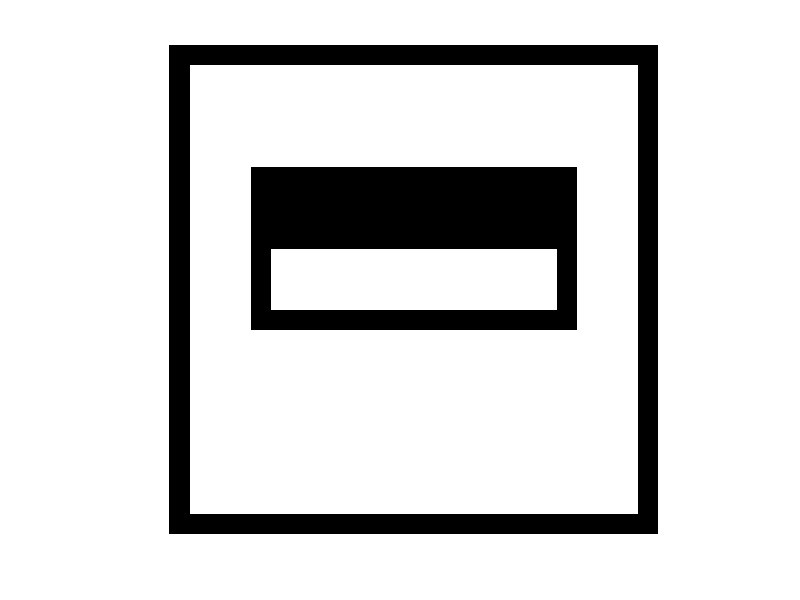
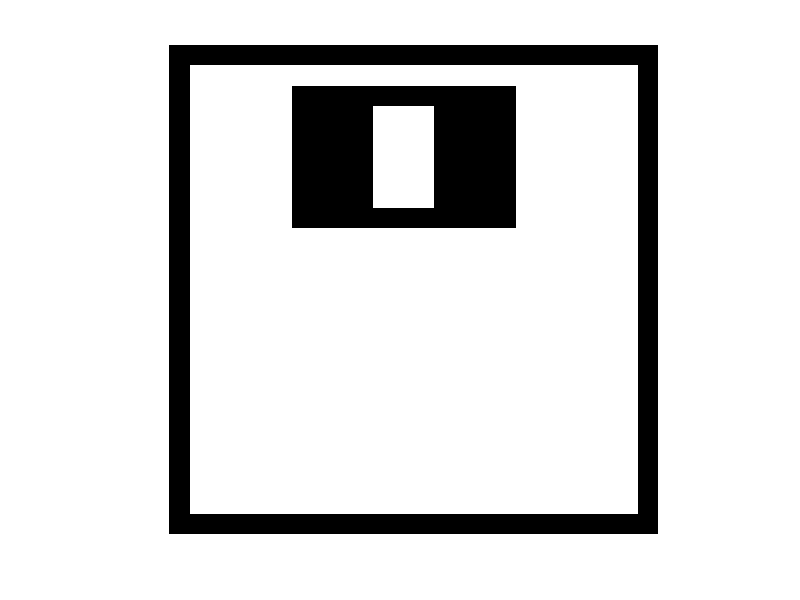

MATLAB code for these plots, in order:
% Copying best Haar features from Viola-Jones article 

close all;
a=1;
window = floor(a*24);

j = floor(a*6);
i = floor(a*8);
haarX = floor(a*14);
haarY = floor(a*6);
topHaar = zeros(window);
topHaar(2:window-1,2:window-1)=1;

topHaar(i-1:i+haarY,j-1:j+haarX)=0;

topHaar(i:i+floor(haarY/2)-1,j:j+haarX-1)=0;
topHaar(i+floor(haarY/2):i+haarY-1,j:j+haarX-1)=1;
figure, imshow(topHaar)



j = floor(a*8);
i = floor(a*4);
haarX = floor(a*9);
haarY = floor(a*5);
topHaar = zeros(window);
topHaar(2:window-1,2:window-1)=1;

topHaar(i-1:i+haarY,j-1:j+haarX)=0;

topHaar(i:i+haarY-1,j:j+floor(haarX/3)-1)=0;
topHaar(i:i+haarY-1,j+ceil(haarX/3):j+floor(haarX*(2/3))-1)=1;
topHaar(i:i+haarY-1,j+ceil(haarX*(2/3)):j+haarX-1)=0;
figure, imshow(topHaar)


